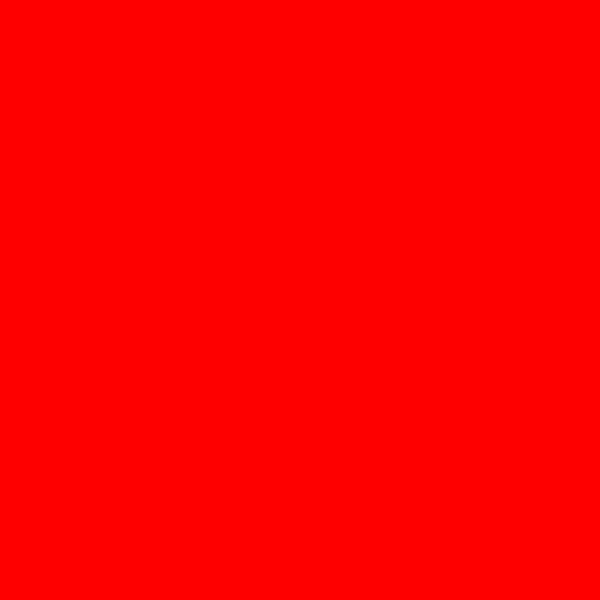
Frame 1 (no input)
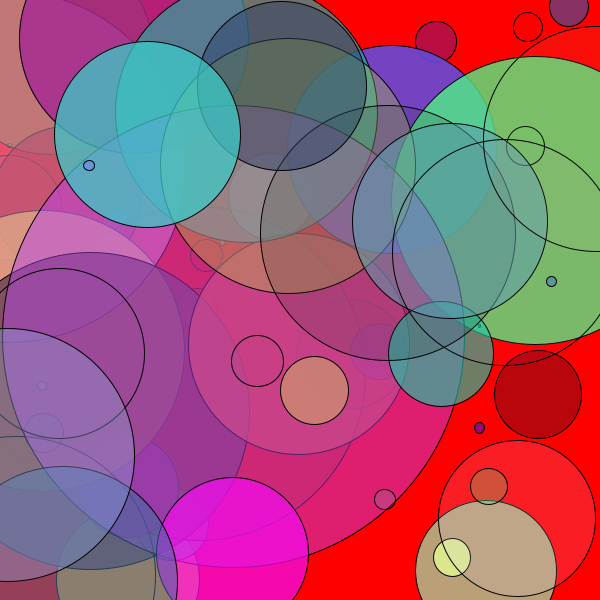
Frame 60 (the mouse pressed at the canvas centre just before this capture)
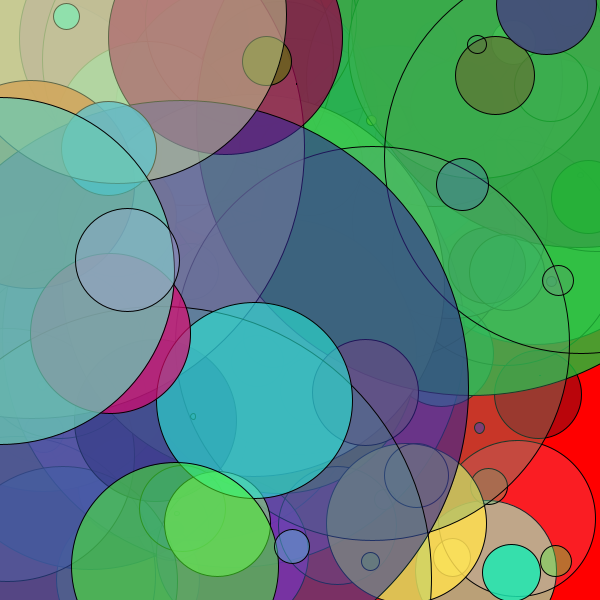
Frame 120 (the mouse held since frame 60 and released just before this capture)

The Processing sketch that drew these frames (run headless with seeded random() and noise(); from frame 60 on, the mouse is pressed at the canvas centre):

// Processing sketch: processing_119071
// ── processing_119071.pde

float r;
float g;
float b;
float mark;
float diam;
float x;
float y;
int number;

void setup(){
  size(600,600);
 background (255,g,b);
  smooth();
}
void draw(){
  r=random(255);
  g=random(255);
  b=random(255);
  mark=random(255);
  diam= random(x);
  x=random(width);
  y=random(height);
  fill(r,g,b,mark);
  ellipse(x,y,diam,diam);
  diam= diam*20;
  println("alpha =" +mark);
  
  
}

void keyPressed(){
  
  if(key== 's'){
  println(" Saving your file bro...");
  String s= "screen" + nf(number,4) + ".jpg";
  save(s);
  number++;
  println("Done Saving.");
  }
}
  

  
  
